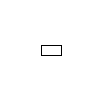
Frame 1 (no input)
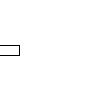
Frame 60 (the mouse pressed at the canvas centre just before this capture)
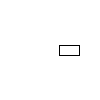
Frame 120 (the mouse held since frame 60 and released just before this capture)

The Processing sketch that drew these frames (run headless with seeded random() and noise(); from frame 60 on, the mouse is pressed at the canvas centre):

// Processing sketch: basic_05_3object_2instance_code
// ── basic_05_3object_2instance_code.pde
/*
created 2016.09.17.
by Wool(wool@wool.pe.kr)
ref : https://www.processing.org/tutorials/objects/
*/
class Car { // the class name
  
  //data
  color c;
  float xpos;
  float ypos;
  float xspeed;
  
  
  //constructor
  Car() {
    c = color(255);
    xpos = width/2;
    ypos = height/2;
    xspeed = 1;
  }
  
  //functionality method
  void display() {
    rectMode(CENTER);
    fill(c);
    rect(xpos, ypos, 20, 10);
  }
  
  void drive() {
    xpos = xpos + xspeed;
    if( xpos > width) {
      xpos = 0;
    }
  }
  
}


// Step 1. Declare an object.
Car myCar;

void setup()  {    
  // Step 2. Initialize object.
  myCar = new Car();   
}    

void draw()  {    
  background(255);  
  // Step 3. Call methods on the object. 
  myCar.drive();   
  myCar.display();   
}      
